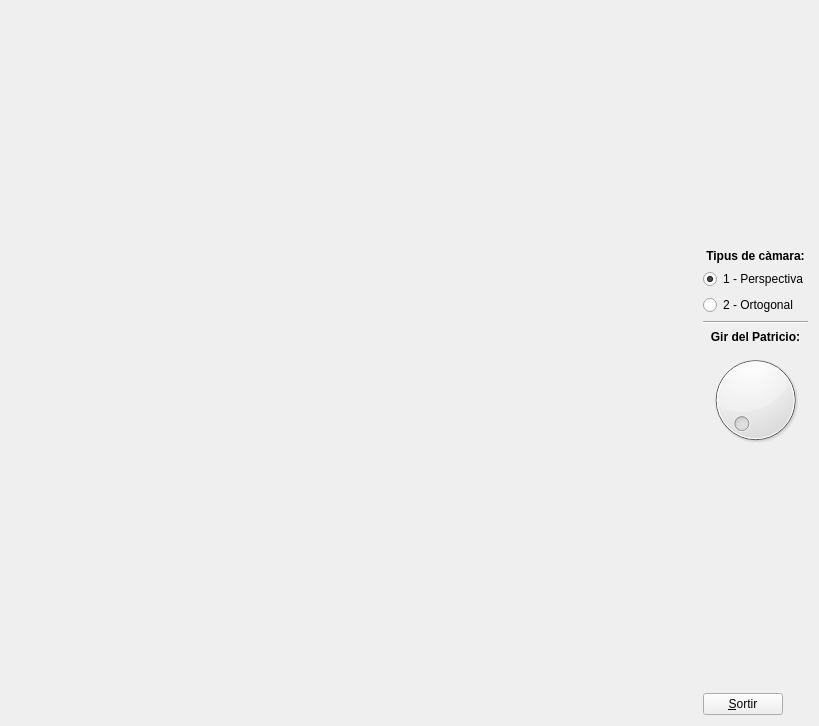
<?xml version="1.0" encoding="UTF-8"?>
<ui version="4.0">
 <class>MyForm</class>
 <widget class="QWidget" name="MyForm">
  <property name="geometry">
   <rect>
    <x>0</x>
    <y>0</y>
    <width>819</width>
    <height>726</height>
   </rect>
  </property>
  <property name="windowTitle">
   <string>IDI-Lab</string>
  </property>
  <layout class="QHBoxLayout" name="horizontalLayout">
   <item>
    <widget class="MyGLWidget" name="widget" native="true">
     <property name="sizePolicy">
      <sizepolicy hsizetype="Expanding" vsizetype="Expanding">
       <horstretch>0</horstretch>
       <verstretch>0</verstretch>
      </sizepolicy>
     </property>
    </widget>
   </item>
   <item>
    <layout class="QVBoxLayout" name="verticalLayout">
     <item>
      <spacer name="verticalSpacer_2">
       <property name="orientation">
        <enum>Qt::Vertical</enum>
       </property>
       <property name="sizeHint" stdset="0">
        <size>
         <width>20</width>
         <height>40</height>
        </size>
       </property>
      </spacer>
     </item>
     <item>
      <widget class="QLabel" name="label">
       <property name="sizePolicy">
        <sizepolicy hsizetype="Minimum" vsizetype="Fixed">
         <horstretch>0</horstretch>
         <verstretch>0</verstretch>
        </sizepolicy>
       </property>
       <property name="font">
        <font>
         <weight>75</weight>
         <bold>true</bold>
         <underline>false</underline>
         <strikeout>false</strikeout>
         <kerning>true</kerning>
        </font>
       </property>
       <property name="text">
        <string>Tipus de càmara:</string>
       </property>
       <property name="alignment">
        <set>Qt::AlignCenter</set>
       </property>
      </widget>
     </item>
     <item>
      <widget class="QRadioButton" name="radioButton">
       <property name="text">
        <string>1 - Perspectiva</string>
       </property>
       <property name="checked">
        <bool>true</bool>
       </property>
      </widget>
     </item>
     <item>
      <widget class="QRadioButton" name="radioButton_2">
       <property name="text">
        <string>2 - Ortogonal</string>
       </property>
      </widget>
     </item>
     <item>
      <widget class="Line" name="line">
       <property name="orientation">
        <enum>Qt::Horizontal</enum>
       </property>
      </widget>
     </item>
     <item>
      <widget class="QLabel" name="label_2">
       <property name="font">
        <font>
         <weight>75</weight>
         <bold>true</bold>
        </font>
       </property>
       <property name="text">
        <string>Gir del Patricio:</string>
       </property>
       <property name="alignment">
        <set>Qt::AlignCenter</set>
       </property>
      </widget>
     </item>
     <item>
      <widget class="QDial" name="dial">
       <property name="sizePolicy">
        <sizepolicy hsizetype="Minimum" vsizetype="Minimum">
         <horstretch>0</horstretch>
         <verstretch>0</verstretch>
        </sizepolicy>
       </property>
       <property name="maximum">
        <number>32</number>
       </property>
       <property name="pageStep">
        <number>1</number>
       </property>
       <property name="tracking">
        <bool>true</bool>
       </property>
       <property name="orientation">
        <enum>Qt::Horizontal</enum>
       </property>
       <property name="invertedControls">
        <bool>true</bool>
       </property>
      </widget>
     </item>
     <item>
      <spacer name="verticalSpacer">
       <property name="orientation">
        <enum>Qt::Vertical</enum>
       </property>
       <property name="sizeHint" stdset="0">
        <size>
         <width>20</width>
         <height>40</height>
        </size>
       </property>
      </spacer>
     </item>
     <item>
      <widget class="QPushButton" name="pushButton">
       <property name="sizePolicy">
        <sizepolicy hsizetype="Fixed" vsizetype="Fixed">
         <horstretch>0</horstretch>
         <verstretch>0</verstretch>
        </sizepolicy>
       </property>
       <property name="text">
        <string>&amp;Sortir</string>
       </property>
      </widget>
     </item>
    </layout>
   </item>
  </layout>
 </widget>
 <customwidgets>
  <customwidget>
   <class>MyGLWidget</class>
   <extends>QWidget</extends>
   <header>MyGLWidget.h</header>
   <container>1</container>
   <slots>
    <signal>signalCam1()</signal>
    <signal>signalCam2()</signal>
    <signal>signalGirPatricio(int)</signal>
    <slot>canviCam1()</slot>
    <slot>canviCam2()</slot>
    <slot>girPatricio(int)</slot>
   </slots>
  </customwidget>
 </customwidgets>
 <resources/>
 <connections>
  <connection>
   <sender>pushButton</sender>
   <signal>clicked()</signal>
   <receiver>MyForm</receiver>
   <slot>close()</slot>
   <hints>
    <hint type="sourcelabel">
     <x>765</x>
     <y>715</y>
    </hint>
    <hint type="destinationlabel">
     <x>839</x>
     <y>529</y>
    </hint>
   </hints>
  </connection>
  <connection>
   <sender>radioButton</sender>
   <signal>clicked()</signal>
   <receiver>widget</receiver>
   <slot>canviCam1()</slot>
   <hints>
    <hint type="sourcelabel">
     <x>795</x>
     <y>261</y>
    </hint>
    <hint type="destinationlabel">
     <x>589</x>
     <y>99</y>
    </hint>
   </hints>
  </connection>
  <connection>
   <sender>radioButton_2</sender>
   <signal>clicked()</signal>
   <receiver>widget</receiver>
   <slot>canviCam2()</slot>
   <hints>
    <hint type="sourcelabel">
     <x>808</x>
     <y>293</y>
    </hint>
    <hint type="destinationlabel">
     <x>624</x>
     <y>73</y>
    </hint>
   </hints>
  </connection>
  <connection>
   <sender>widget</sender>
   <signal>signalCam1()</signal>
   <receiver>radioButton</receiver>
   <slot>click()</slot>
   <hints>
    <hint type="sourcelabel">
     <x>607</x>
     <y>178</y>
    </hint>
    <hint type="destinationlabel">
     <x>710</x>
     <y>276</y>
    </hint>
   </hints>
  </connection>
  <connection>
   <sender>widget</sender>
   <signal>signalCam2()</signal>
   <receiver>radioButton_2</receiver>
   <slot>click()</slot>
   <hints>
    <hint type="sourcelabel">
     <x>628</x>
     <y>206</y>
    </hint>
    <hint type="destinationlabel">
     <x>744</x>
     <y>293</y>
    </hint>
   </hints>
  </connection>
  <connection>
   <sender>widget</sender>
   <signal>signalGirPatricio(int)</signal>
   <receiver>dial</receiver>
   <slot>setValue(int)</slot>
   <hints>
    <hint type="sourcelabel">
     <x>524</x>
     <y>491</y>
    </hint>
    <hint type="destinationlabel">
     <x>702</x>
     <y>451</y>
    </hint>
   </hints>
  </connection>
  <connection>
   <sender>dial</sender>
   <signal>valueChanged(int)</signal>
   <receiver>widget</receiver>
   <slot>girPatricio(int)</slot>
   <hints>
    <hint type="sourcelabel">
     <x>740</x>
     <y>455</y>
    </hint>
    <hint type="destinationlabel">
     <x>619</x>
     <y>545</y>
    </hint>
   </hints>
  </connection>
 </connections>
</ui>
